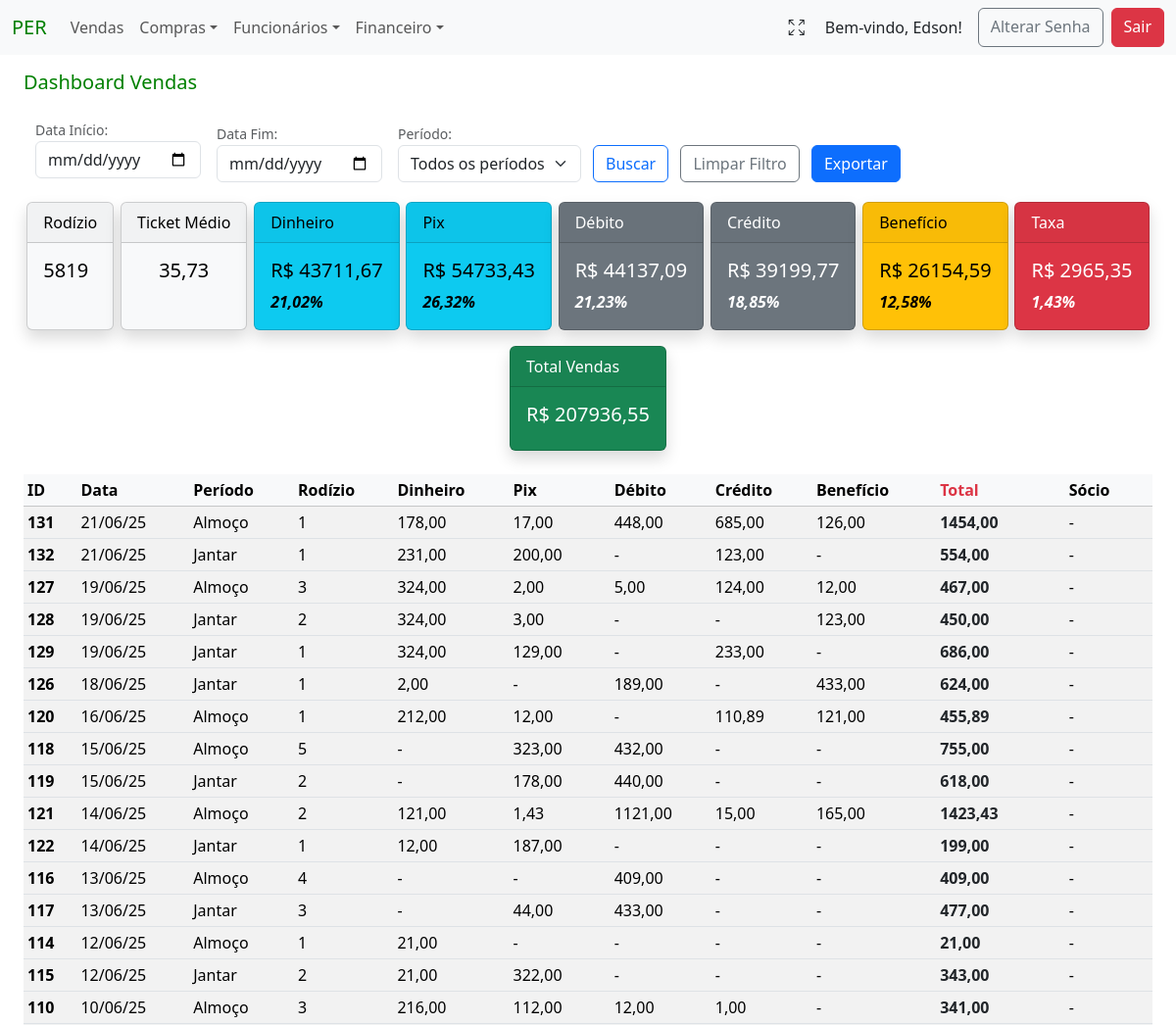
The app's page /dashboard_vendas (signed in, upper part), older data.
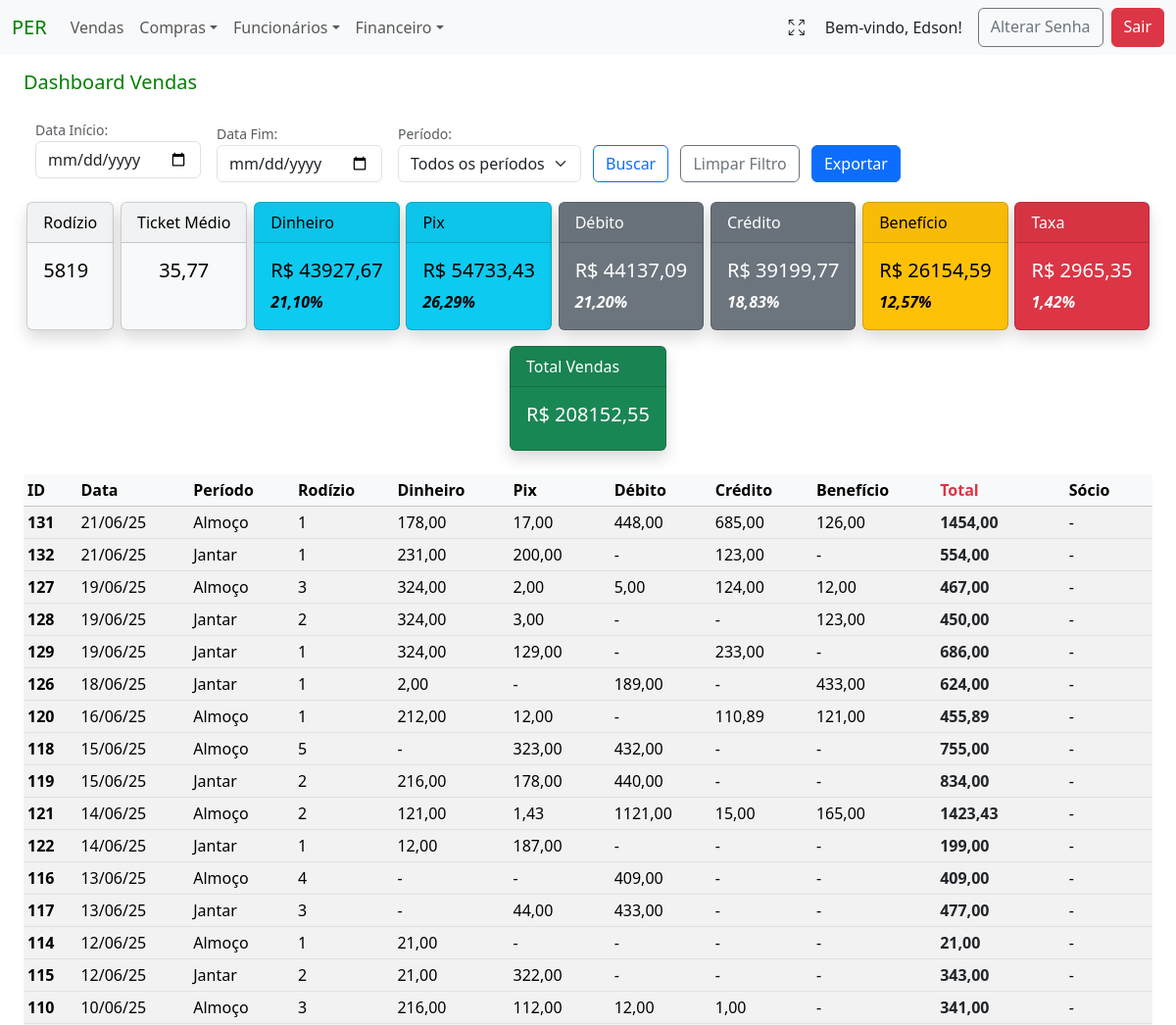
The same page, newer data.
### vendas/models.py (models this page shows, shortened)
class Vendas(models.Model):
    PERIODO_CHOICES = (
        ('Almoço', 'Almoço'),
        ('Jantar', 'Jantar'),
    )
    tenant = models.ForeignKey(Tenant, on_delete=models.CASCADE)
    created_at = models.DateTimeField(auto_now_add=True)
    data_venda = models.DateField(verbose_name="Data da Venda", null=False, blank=False)
    periodo = models.CharField(verbose_name="Período", max_length=6, choices=PERIODO_CHOICES, blank=False)
    rodizio = models.IntegerField(verbose_name="Qtd Rodízio", null=False, blank=False)
    dinheiro = models.DecimalField(verbose_name="Dinheiro", max_digits=8, decimal_places=2, null=True, blank=True)
    pix = models.DecimalField(verbose_name="Pix", max_digits=8, decimal_places=2, null=True, blank=True)
    debito_mastercard = models.DecimalField(verbose_name="Debito MasterCard", max_digits=8, decimal_places=2, null=True, blank=True)
    debito_visa = models.DecimalField(verbose_name="Debito Visa", max_digits=8, decimal_places=2, null=True, blank=True)
    debito_elo = models.DecimalField(verbose_name="Debito Elo", max_digits=8, decimal_places=2, null=True, blank=True)
    credito_mastercard = models.DecimalField(verbose_name="Credito MasterCard", max_digits=8, decimal_places=2, null=True, blank=True)
    credito_visa = models.DecimalField(verbose_name="Credito Visa", max_digits=8, decimal_places=2, null=True, blank=True)
    credito_elo = models.DecimalField(verbose_name="Credito Elo", max_digits=8, decimal_places=2, null=True, blank=True)
    alelo = models.DecimalField(verbose_name="Alelo", max_digits=8, decimal_places=2, null=True, blank=True)
    american_express = models.DecimalField(verbose_name="Amex", max_digits=8, decimal_places=2, null=True, blank=True)
    hiper = models.DecimalField(verbose_name="HiperCard", max_digits=8, decimal_places=2, null=True, blank=True)
    sodexo = models.DecimalField(verbose_name="Sodexo", max_digits=8, decimal_places=2, null=True, blank=True)
    ticket_rest = models.DecimalField(verbose_name="Ticket Refeição", max_digits=8, decimal_places=2, null=True, blank=True)
    vale_refeicao = models.DecimalField(verbose_name="Vale Refeição", max_digits=8, decimal_places=2, null=True, blank=True)
    dinersclub = models.DecimalField(verbose_name="DinersClub", max_digits=8, decimal_places=2, null=True, blank=True)
    socio = models.DecimalField(verbose_name="Sócio", max_digits=8, decimal_places=2, null=True, blank=True)
    dt_atualizado = models.DateTimeField(auto_now=True, null=False, blank=False)
    author = models.ForeignKey(settings.AUTH_USER_MODEL, on_delete=models.PROTECT, blank=False)
    class Meta:
        get_latest_by = 'dt_atualizado'
    def calcular_debito(self):
        return (self.debito_mastercard or 0) + (self.debito_visa or 0) + (self.debito_elo or 0)
    def calcular_credito(self):
        return (self.credito_mastercard or 0) + (self.credito_visa or 0) + (self.credito_elo or 0)
    def calcular_beneficio(self):
        return (
            (self.alelo or 0) +
            (self.american_express or 0) +
            (self.hiper or 0) +
            (self.sodexo or 0) +
            (self.ticket_rest or 0) +
            (self.vale_refeicao or 0) +
            (self.dinersclub or 0)
        )
    def calcular_total(self):
        return (
            (self.dinheiro or 0) +
            (self.pix or 0) +
            self.calcular_debito() +
            self.calcular_credito() +
            self.calcular_beneficio()
        )

### financeiro/views.py (the view)
# urls.py: path('dashboard_vendas', DashboardVendasView.as_view(), name='dashboard_vendas'),
class DashboardVendasView(DashboardBaseView):
    def get(self, request):
        data_inicio = request.GET.get('data_inicio')
        data_fim = request.GET.get('data_fim')
        periodo = request.GET.get('periodo')
        tenant = getattr(request.user, 'tenant', None)  # Obter o tenant do usuário logado
        if periodo:
            periodo = periodo.split(',')
        vendas = Vendas.objects.filter(tenant=self.request.user.tenant)
        filtros = FiltrosFinanceiro(
            data_inicio=data_inicio,
            data_fim=data_fim,
            periodo=periodo,
            tenant=tenant
        )
        vendas_filtradas = filtros.aplicar_filtros(vendas)
        vendas_filtradas = vendas_filtradas.order_by('-data_venda')
        paginator = Paginator(vendas_filtradas, 64)  # Exibe 10 registros por página
        page_number = self.request.GET.get('page')
        vendas_paginadas = paginator.get_page(page_number)
        totais_vendas = self.calcular_totais_vendas(vendas_filtradas)
        total_taxas = self.calcular_taxas_vendas(vendas_filtradas) or 0
        taxa_total_taxa = (total_taxas / totais_vendas['total_vendas'] * 100) if totais_vendas['total_vendas'] != 0 else 0
        total_compras = self.calcular_totais_compras(Compras.objects.filter(tenant=self.request.user.tenant))
        total_pagamento_funcionarios = self.calcular_totais_pagamentos(Pagamento.objects.filter(tenant=self.request.user.tenant))
        context = {
            **totais_vendas,
            'data_inicio': data_inicio,
            'data_fim': data_fim,
            'campo_data': 'data_venda',
            'periodo': periodo,
            'total_taxas': total_taxas,
            'taxa_total_taxa': taxa_total_taxa,
            'total_despesas': total_compras,
            'pagamento_funcionario': total_pagamento_funcionarios,
            'vendas_por_forma': vendas_filtradas,
            'vendas_paginadas': vendas_paginadas,
        }
        return render(request, 'financeiro/dashboard_vendas.html', context)

### financeiro/views.py (called while the page is built)
    def calcular_totais_pagamentos(self, pagamentos_queryset):
        total_pagamentos = pagamentos_queryset.aggregate(total_despesas=Sum('valor_pago'))['total_despesas'] or 0
        return total_pagamentos

### project/context_processors.py (called while the page is built)
def tenant_context(request):
    return {
        'tenant': request.GET.get('tenant', None),
    }

### financeiro/templates/financeiro/dashboard_vendas.html (shortened to what this page needs)
{% extends 'global/base.html' %}
{% load cache %}
{% block content %}
    <h5 class="mb-4 mt-3" style="color: green;">Dashboard Vendas</h5>
    {% cache 7200 widget_dash_vendas %}
        <div class="container-fluid">
            <form action="" method="GET" class="d-flex align-items-center">
                        <div class="mb-3 me-2">
                            <small for="data_inicio" class="form-text">Data Início:</small>
                            <input type="date" class="form-control" id="data_inicio" name="data_inicio" value="{{ request.GET.data_inicio }}">
                        </div>
                        <div class="mb-2 ms-2 me-2">
                            <small for="data_fim" class="form-text">Data Fim:</small>
                            <input type="date" class="form-control" id="data_fim" name="data_fim" value="{{ request.GET.data_fim }}">
                        </div>
                        <div class="mb-2 ms-2 me-2">
                            <small for="periodo" class="form-text">Período:</small>
                            <select class="form-select" id="periodo" name="periodo">
                                <option value="" {% if periodo == "" %}selected{% endif %}>Todos os períodos</option>
                            </select>
                        </div>
                        <div class="mb-2 ms-1 mt-2">
                            <button type="submit" class="btn btn-outline-primary me-2 mt-3" name="buscar_compras">Buscar</button>
                            <a href="{% url 'dashboard_vendas' %}?tenant={{ tenant }}"
                            class="btn btn-outline-secondary me-2 mt-3">
                            Limpar Filtro
                        </a>
                        <a href="{% url 'exportar_vendas' %}?tenant={{ tenant }}" class="btn btn-primary me-2 mt-3">
                             Exportar
                        </a>
                </div>
            </form>
        </div>
    {% endcache %}
    {% if vendas_por_forma %}
        <div class="d-flex justify-content-around flex-wrap mt-2">
            {% include 'financeiro/cards/cards_vendas.html' %}
        </div>
        {% include 'financeiro/table/tabela_vendas.html' %}
    {% else %}
        <div class="container">
            <div class="alert alert-warning mt-3" role="alert">
                Não há vendas para o filtro selecionado.
            </div>
        </div>
    {% endif %}
{% endblock content %}

### financeiro/templates/financeiro/table/tabela_vendas.html (shortened to what this page needs)
<div class="table-responsive">
    <table class="table table-sm table-striped table-hover mt-2">
        <thead class="table-light">
            <tr>
                <th scope="col">ID</th>
                <th scope="col">Data</th>
                <th scope="col">Período</th>
                <th scope="col">Rodízio</th>
                <th scope="col">Dinheiro</th>
                <th scope="col">Pix</th>
                <th scope="col">Débito</th>
                <th scope="col">Crédito</th>
                <th scope="col">Benefício</th>
                <th scope="col" class="text-danger fw-bold">Total</th>
                <th scope="col">Sócio</th>
            </tr>
        </thead>
        <tbody>
            {% for venda in vendas_paginadas %}
                <tr>
                    <th scope="row">{{ venda.pk }}</th>
                    <td>{{ venda.data_venda|date:"d/m/y" }}</td>
                    <td>{{ venda.periodo }}</td>
                    <td>{{ venda.rodizio }}</td>
                    <td>{{ venda.dinheiro|default:"-" }}</td>
                    <td>{{ venda.pix|default:"-" }}</td>
                    <td>{{ venda.calcular_debito|default:"-" }}</td>
                    <td>{{ venda.calcular_credito|default:"-" }}</td>
                    <td>{{ venda.calcular_beneficio|default:"-" }}</td>
                    <td class="text-dark fw-bold">
                            {{ venda.calcular_total|floatformat:2 }}
                    </td>
                    <td>{{ venda.socio|default:"-" }}</td>
                </tr>
            {% endfor %}
        </tbody>
    </table>
</div>

Row changes from the older to the newer data that the page shows:
changed Vendas id 119: dinheiro "-" → "216,00"; calcular_total "618,00" → "834,00"
Text that changed along with them:
{{ ticket_medio|floatformat:2 }}: "35,73" → "35,77"
{{ total_dinheiro|floatformat:2 }}: "43711,67" → "43927,67"
{{ taxa_dinheiro|floatformat:2 }}: "21,02" → "21,10"
{{ taxa_pix|floatformat:2 }}: "26,32" → "26,29"
{{ taxa_debito|floatformat:2 }}: "21,23" → "21,20"
{{ taxa_credito|floatformat:2 }}: "18,85" → "18,83"
{{ taxa_beneficio|floatformat:2 }}: "12,58" → "12,57"
{{ taxa_total_taxa|floatformat:2 }}: "1,43" → "1,42"
{{ total_vendas|floatformat:2 }}: "207936,55" → "208152,55"
